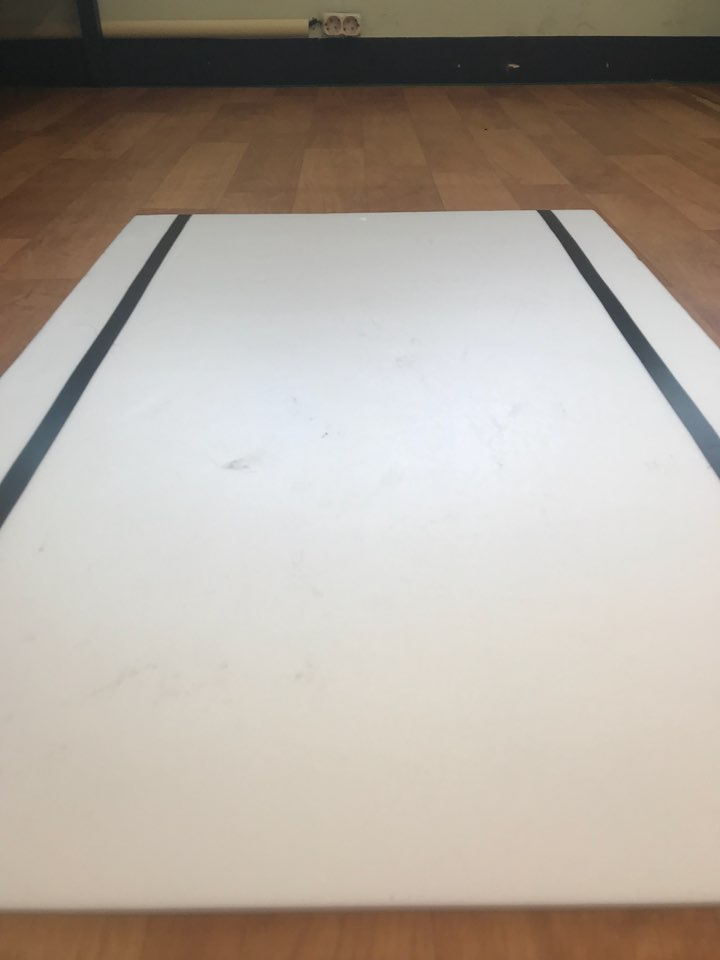
#> input picture Testcode/road.jpg, 720 x 960 px, given in place of the camera
$ python pyline.py
#> lines starting #> are read from the running program, lines starting #| are printed output that depends on the picture; after the words box and inside, x2 and y2 are one past the last pixel; in counts of white or black regions, pixels touching at a corner belong together
#> further down, image is the input picture: shape (960, 720, 3); mean B, G, R 157.9, 167.7, 177
import cv2 # opencv 사용
import numpy as np

def grayscale(img): # 흑백이미지로 변환
    return cv2.cvtColor(img, cv2.COLOR_RGB2GRAY)
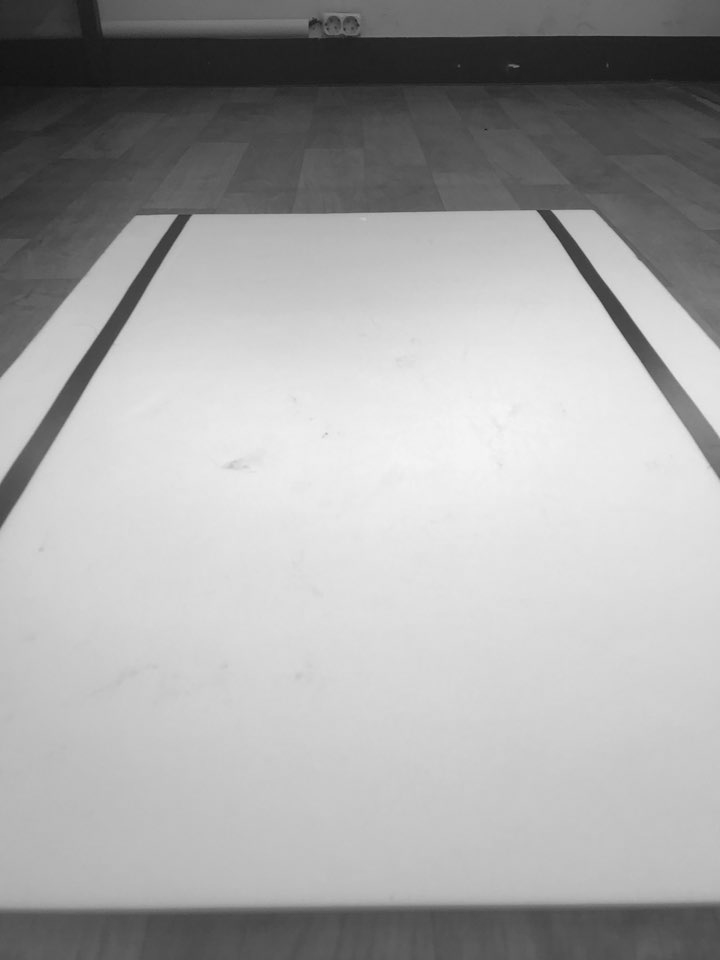
#> returned value: shape (960, 720); min 16, max 245, mean 165.8

def canny(img, low_threshold, high_threshold): # Canny 알고리즘
#> called with low_threshold = 70, high_threshold = 210
    return cv2.Canny(img, low_threshold, high_threshold)
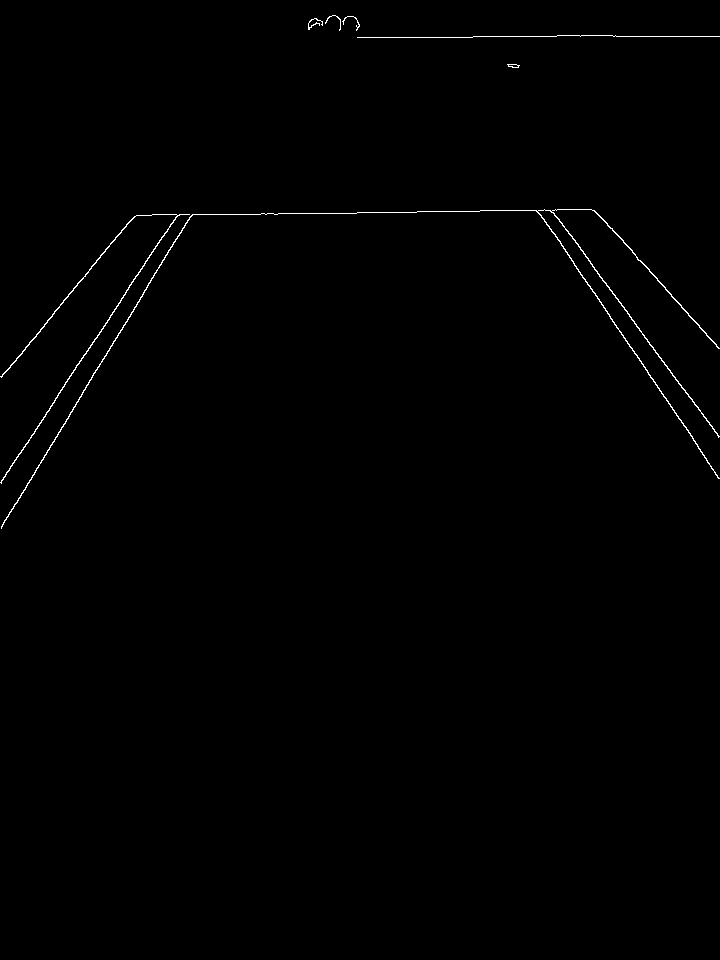
#> returned value: shape (960, 720); 0.48% white in thin lines or dots, all inside (x1, y1, x2, y2) = (0, 15, 720, 529)

def gaussian_blur(img, kernel_size): # 가우시안 필터
    return cv2.GaussianBlur(img, (kernel_size, kernel_size), 0)

def region_of_interest(img, vertices, color3=(255,255,255), color1=255): # ROI 셋팅

    mask = np.zeros_like(img) # mask = img와 같은 크기의 빈 이미지

    if len(img.shape) > 2: # Color 이미지(3채널)라면 :
        color = color3
    else: # 흑백 이미지(1채널)라면 :
        color = color1

    # vertices에 정한 점들로 이뤄진 다각형부분(ROI 설정부분)을 color로 채움
    cv2.fillPoly(mask, vertices, color)

    # 이미지와 color로 채워진 ROI를 합침
    ROI_image = cv2.bitwise_and(img, mask)
    return ROI_image

def draw_lines(img, lines, color=[255, 0, 0], thickness=2): # 선 그리기
    for line in lines:
        for x1,y1,x2,y2 in line:
            cv2.line(img, (x1, y1), (x2, y2), color, thickness)

def draw_fit_line(img, lines, color=[255, 0, 0], thickness=10): # 대표선 그리기
        cv2.line(img, (lines[0], lines[1]), (lines[2], lines[3]), color, thickness)

def hough_lines(img, rho, theta, threshold, min_line_len, max_line_gap): # 허프 변환
    lines = cv2.HoughLinesP(img, rho, theta, threshold, np.array([]), minLineLength=min_line_len, maxLineGap=max_line_gap)
    #line_img = np.zeros((img.shape[0], img.shape[1], 3), dtype=np.uint8)
    #draw_lines(line_img, lines)

    return lines

def weighted_img(img, initial_img, a=1, b=1., c=0.): # 두 이미지 operlap 하기
    return cv2.addWeighted(initial_img, a, img, b, c)

def get_fitline(img, f_lines): # 대표선 구하기
    lines = np.squeeze(f_lines)
    lines = lines.reshape(lines.shape[0]*2,2)
    rows,cols = img.shape[:2]
    output = cv2.fitLine(lines,cv2.DIST_L2,0, 0.01, 0.01)
    vx, vy, x, y = output[0], output[1], output[2], output[3]
    x1, y1 = int(((img.shape[0]-1)-y)/vy*vx + x) , img.shape[0]-1
    x2, y2 = int(((img.shape[0]/2+100)-y)/vy*vx + x) , int(img.shape[0]/2+100)

    result = [x1,y1,x2,y2]
    return result

while True:
    cap=cv2.VideoCapture(0)
    cap.set(3, 320)
    cap.set(4, 240)

    ret, image = cap.read()

    #height, width = image.shape[:2] # 이미지 높이, 너비
    if ret == True:
        gray_img = grayscale(image) # 흑백이미지로 변환

        blur_img = gaussian_blur(gray_img, 3) # Blur 효과

        canny_img = canny(blur_img, 70, 210) # Canny edge 알고리즘

#> (the run stopped early here; a loop or call above may not have finished)
